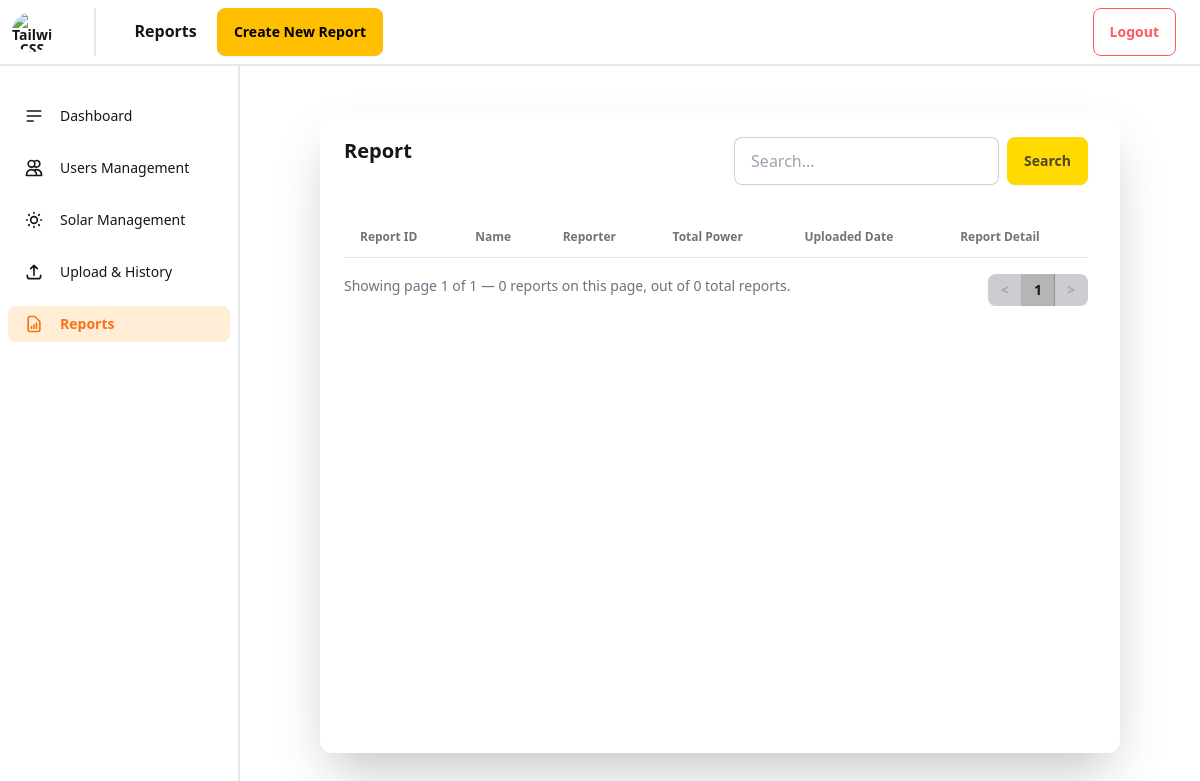
Before: /solar-system/reports/ with the older database file.
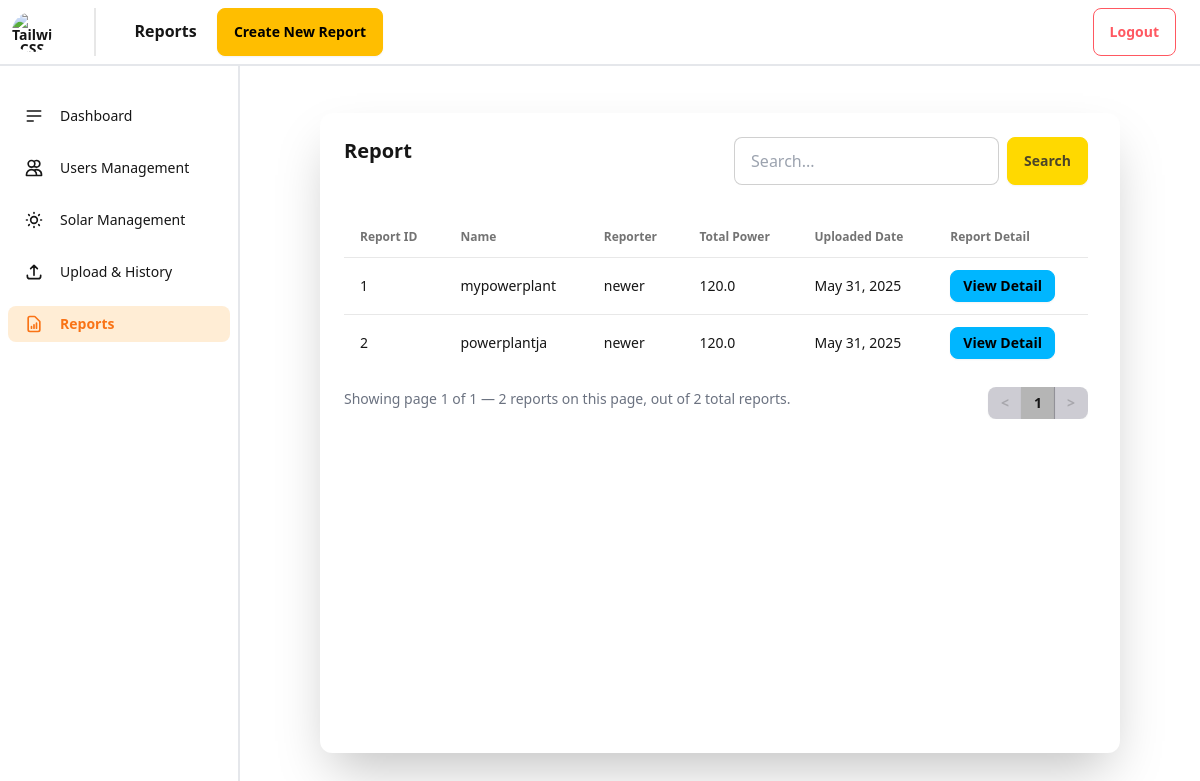
After: the same page with the newer database file.
### myadmin/models.py (models this page shows, shortened)
class Report(models.Model):
    powerplant = models.ForeignKey(
        PowerPlant, on_delete=models.CASCADE, related_name="report")
    createdAt = models.DateField(auto_now_add=True)
    updatedAt = models.DateField(auto_now=True)
    energy_generated = models.FloatField()
    reporter = models.ForeignKey(CustomUser, on_delete=models.DO_NOTHING)

class PowerPlant(models.Model):
    name = models.CharField(max_length=100)
    latitude = models.FloatField()
    longitude = models.FloatField()
    admin = models.ManyToManyField(CustomUser, related_name='admins')
    drone_controller = models.ManyToManyField(
        CustomUser, related_name='drone_controllers')
    data_analyst = models.ManyToManyField(
        CustomUser, related_name='data_analysts')
    total_tasks = models.IntegerField()
    createdAt = models.DateField(auto_now_add=True)
    updatedAt = models.DateField(auto_now=True)
    class PowerPlantStatus(models.TextChoices):
        ACTIVE = 'active'
        INACTIVE = 'inactive'
    status = models.CharField(
        max_length=20,
        choices=PowerPlantStatus.choices,
        default=PowerPlantStatus.ACTIVE
    )

### authentication/models.py (models this page shows, shortened)
class CustomUser(models.Model):
    user = models.OneToOneField(User, on_delete=models.CASCADE, related_name='custom')
    role = models.CharField(
    max_length=20,
    choices=[(tag.value[0], tag.value[1]) for tag in RoleEnum],
    default=RoleEnum.USER.value[0],
    )
    status = models.CharField(
    max_length=20,
    choices=[(tag.value[0], tag.value[1]) for tag in StatusEnum],
    default=StatusEnum.ACTIVE.value[0],
    )
    display_name = models.CharField(max_length=150, blank=True, null=True)
    profile_image = models.ImageField(upload_to='profile_images/', blank=True, null=True)

### myadmin/views.py (the view)
# urls.py: path('reports/', views.reports, name='reports'),
def reports(request):
    query = request.GET.get('q', '')
    user = request.user
    custom_user = getattr(user, 'custom', None)
    reports = Report.objects.select_related('powerplant', 'reporter__user').annotate(
        has_result=Exists(
            ReportResult.objects.filter(report=OuterRef('pk'))
        )
    )
    if custom_user and custom_user.role != 'superadmin':
        reports = reports.filter(
            Q(powerplant__admin=custom_user) |
            Q(powerplant__data_analyst=custom_user) |
            Q(powerplant__drone_controller=custom_user)
        ).distinct()
    if query:
        reports = reports.filter(
            Q(powerplant__name__icontains=query) |
            Q(id__icontains=query)
        )
    paginator = Paginator(reports, 10)
    page_number = request.GET.get('page')
    page_obj = paginator.get_page(page_number)
    return render(request, 'reports.html', {'page_obj': page_obj, 'query': query})

### myadmin/context_processors.py (called while the page is built, shortened)
def global_user_context(request):
    return {}

### myadmin/templates/reports.html (shortened to what this page needs)
{% extends 'base.html' %} {% block title %}Admin - Users Management{% endblock%}
{% block heading %}
    Reports
    <a href="{% url 'create_report' %}" class="btn btn-warning btn-l ml-4">
                        Create New Report
    </a>
{% endblock %}
{% block content %}
<div class="flex flex-row justify-between">
    <div class="flex flex-col">
        <div class="text-xl font-bold">Report</div>
    </div>
    <form method="get" class="flex items-center gap-2">
    <input
        type="text"
        name="q"
        placeholder="Search..."
        value="{{ query }}"
        class="input input-bordered w-full max-w-xs"
    />
    <button type="submit" class="btn btn-primary">
        Search
    </button>
</form>
</div>
<div class="overflow-x-auto overflow-y-auto mt-8" style="max-height: calc(100% - 80px)">
    <table class="table">
        <thead>
            <tr>
                <th>Report ID</th>
                <th>Name</th>
                <th>Reporter</th>
                <th>Total Power</th>
                <th>Uploaded Date</th>
                <th>Report Detail</th>
            </tr>
        </thead>
        <tbody>
            {% for report in page_obj %}
            <tr>
                <td>{{ report.id }}</td>
                <td>{{ report.powerplant.name }}</td>
                <td>{{ report.reporter.display_name }}</td>
                <td>{{ report.energy_generated }}</td>
                <td>{{ report.createdAt }}</td>
                {% if report.has_result %}
                <td>
                    <a href="{% url 'report_detail' report.id %}" class="btn btn-info btn-sm">
                        View Detail
                    </a>
                </td>
                {% else %}
                <td>
                    <a href="{% url 'report_upload' report.id %}" class="btn btn-warning btn-sm">
                        Upload Detail
                    </a>
                </td>
                {% endif %}
            </tr>
            {% endfor %}
        </tbody>
    </table>
    <div class="flex items-center justify-between">
    <div class="text-left">
        <div class="text-center text-sm text-gray-500 mt-2">
            Showing page {{ page_obj.number }} of {{ page_obj.paginator.num_pages }} —
            {{ page_obj|length }} reports on this page,
            out of {{ page_obj.paginator.count }} total reports.
        </div>
  </div>
    <div class="flex justify-center mt-4">
        <div class="join">
        {% if page_obj.has_previous %}
        <a href="?q={{ query }}&page={{ page_obj.previous_page_number }}" class="join-item btn btn-sm">&lt;</a>
        {% else %}
        <button class="join-item btn btn-sm btn-disabled">&lt;</button>
        {% endif %}
        {% for num in page_obj.paginator.page_range %}
        {% if num == page_obj.number %}
            <button class="join-item btn btn-sm btn-active">{{ num }}</button>
        {% elif num >= page_obj.number|add:-2 and num <= page_obj.number|add:2 %}
            <a href="?page={{ num }}" class="join-item btn btn-sm">{{ num }}</a>
        {% elif num == 1 or num == page_obj.paginator.num_pages %}
            <a href="?page={{ num }}" class="join-item btn btn-sm">{{ num }}</a>
        {% elif forloop.last or forloop.first %}
            <span class="join-item btn btn-sm btn-disabled">...</span>
        {% endif %}
        {% endfor %}
        {% if page_obj.has_next %}
        <a href="?q={{ query }}&page={{ page_obj.next_page_number }}" class="join-item btn btn-sm">&gt;</a>
        {% else %}
        <button class="join-item btn btn-sm btn-disabled">&gt;</button>
        {% endif %}
        </div>
    </div>
</div>
</div>
{% endblock%}

Changed rows visible on the page:
added Report: id "1", powerplant.name "mypowerplant", reporter.display_name "newer", energy_generated "120.0", createdAt "May 31, 2025", shows "View Detail"
added Report: id "2", powerplant.name "powerplantja", reporter.display_name "newer", energy_generated "120.0", createdAt "May 31, 2025", shows "View Detail"
Other visible differences:
{{ page_obj|length }}: "0" → "2"
{{ page_obj.paginator.count }}: "0" → "2"
